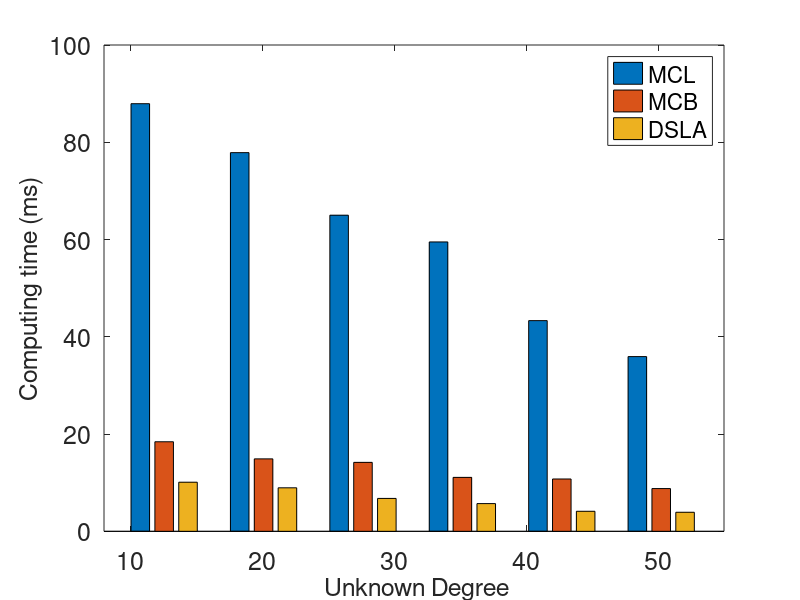

Recreate this plot in MATLAB.

%Disco 2353 2386 2210 2314 2263 2299 2192 2070 2023 
%Acc    2360 2341 2340 2288 2262 2180 2132 2102 2052 
%Group 1844 2517 1733 1757 1546 1584 1580 1528 1475 
%GBFA  2123 1935 1640 1519  1380 1566 1404 1345 1363 



MCL=[
    
      %2353 2386 2210 2314 2263 2299 2192 2070
     87.9334
77.8686
65.0046
59.5052
43.3254
35.9308

  ];

hold on
MCB=[
    
    18.4179
14.8993
14.1799
11.0922
10.7609
8.79266

  ];

DSLA=[
    
   %2053 1805 1700 1519  1420 1410 1360 1300
   10.0995
8.9494
6.7662
5.70228
4.12175
3.91966

  ];






time_axes=[
12.56
20.096
27.632
35.168
42.704
50.24
];

%plot(time_axes,AS_Find_Nb_Cnt,'k','LineWidth',10,time_axes,SS_Find_Nb_Cnt,'g',time_axes,U_Find_Nb_Cnt,'r',time_axes,Disco_Find_Nb_Cnt,'b');
%plot(time_axes,AS_Find_Nb_Cnt,'k-','LineWidth',1);
%hold;
%plot(time_axes,SS_Find_Nb_Cnt,'k:','LineWidth',1);
%plot(time_axes,U_Find_Nb_Cnt,'k-','LineWidth',2);
%plot(time_axes,Disco_Find_Nb_Cnt,'k:','LineWidth',2);
set(gca,'FontSize',18);
hold on;
%plot(time_axes,DISCO,'m--','LineWidth',2);
%plot(time_axes,Acc,'b*-','LineWidth',2);
%plot(time_axes,Striped,'k-','LineWidth',3);

%plot(time_axes,Group,'gs-','LineWidth',2);
%plot(time_axes,GBFA,'r>-','LineWidth',2);
%plot(time_axes,FS_4,'b:','LineWidth',2);
y=[MCL,MCB,DSLA];

bar(time_axes,y)


%plot(time_axes,FS_8,'k:','LineWidth',1);
ylim([0 100]);
xlim([8,55]);
set(gca,'Box','on');
%grid on;

%text(1525,0.5, 's','FontSize',8,'HorizontalAlignment','Left','Underline');
%text(800,0.45,'Striped Searchlight: ---------','FontSize',8,'HorizontalAlignment','Left')

legend_hand=legend('MCL','MCB','DSLA');
%legend_hand=legend('DSAS1','DSAS2','DSAS3',3);
%set(legend_hand,'Fontname', 'Times New Roman', 'Fontsize', 18)
%LEGEND BOXOFF


xlabel(' Unknown Degree','FontSize',18);
%ylabel('Average Discovery Latency','FontSize',15);
ylabel('Computing time (ms)','FontSize',18);



